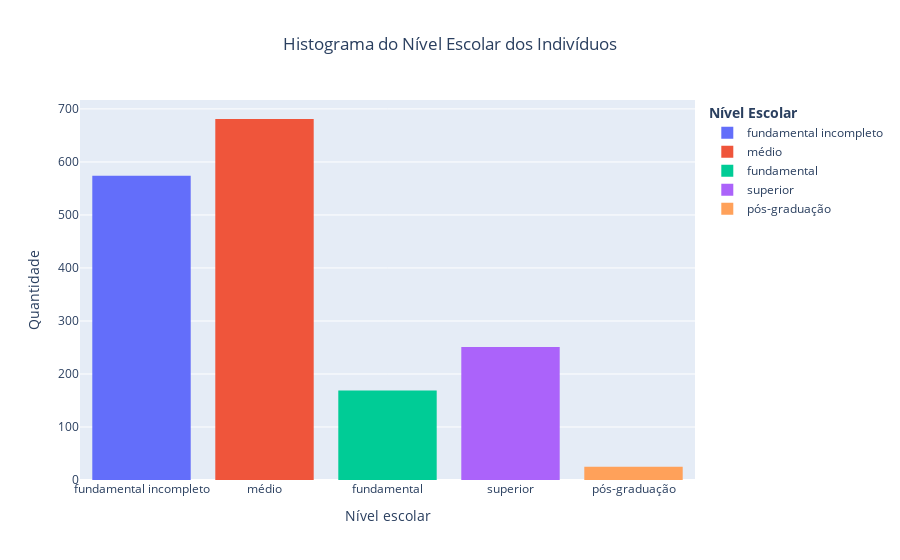

The notebook cell saved with this chart:
### Code cell
fig = px.histogram(data, x="Nível escolar",title='Histograma do Nível Escolar dos Indivíduos',
                   color="Nível escolar",
                   labels={'count':'Quantidade'})

fig.update_layout(
    legend_title="<b>Nível Escolar</b>",title_x=0.5,
    yaxis_title_text='Quantidade', # yaxis label
   
)
fig.update_traces(showlegend=True)
fig.show()

### Figure 1 — Plotly figure (JSON) as saved in the notebook; plotly's stock layout.template omitted (floating-point values rounded to 4 significant figures; data arrays with more than 128 entries replaced by an {"elided": "..."} marker saying what was removed)
{"data": [{"alignmentgroup": "True", "bingroup": "x", "hovertemplate": "Nível escolar=%{x}<br>count=%{y}<extra></extra>", "legendgroup": "fundamental incompleto", "marker": {"color": "#636efa", "pattern": {"shape": ""}}, "name": "fundamental incompleto", "offsetgroup": "fundamental incompleto", "orientation": "v", "showlegend": true, "type": "histogram", "x": {"elided": "574 str values"}, "xaxis": "x", "yaxis": "y"}, {"alignmentgroup": "True", "bingroup": "x", "hovertemplate": "Nível escolar=%{x}<br>count=%{y}<extra></extra>", "legendgroup": "médio", "marker": {"color": "#EF553B", "pattern": {"shape": ""}}, "name": "médio", "offsetgroup": "médio", "orientation": "v", "showlegend": true, "type": "histogram", "x": {"elided": "681 str values"}, "xaxis": "x", "yaxis": "y"}, {"alignmentgroup": "True", "bingroup": "x", "hovertemplate": "Nível escolar=%{x}<br>count=%{y}<extra></extra>", "legendgroup": "fundamental", "marker": {"color": "#00cc96", "pattern": {"shape": ""}}, "name": "fundamental", "offsetgroup": "fundamental", "orientation": "v", "showlegend": true, "type": "histogram", "x": {"elided": "169 str values"}, "xaxis": "x", "yaxis": "y"}, {"alignmentgroup": "True", "bingroup": "x", "hovertemplate": "Nível escolar=%{x}<br>count=%{y}<extra></extra>", "legendgroup": "superior", "marker": {"color": "#ab63fa", "pattern": {"shape": ""}}, "name": "superior", "offsetgroup": "superior", "orientation": "v", "showlegend": true, "type": "histogram", "x": {"elided": "251 str values"}, "xaxis": "x", "yaxis": "y"}, {"alignmentgroup": "True", "bingroup": "x", "hovertemplate": "Nível escolar=%{x}<br>count=%{y}<extra></extra>", "legendgroup": "pós-graduação", "marker": {"color": "#FFA15A", "pattern": {"shape": ""}}, "name": "pós-graduação", "offsetgroup": "pós-graduação", "orientation": "v", "showlegend": true, "type": "histogram", "x": ["pós-graduação", "pós-graduação", "pós-graduação", "pós-graduação", "pós-graduação", "pós-graduação", "pós-graduação", "pós-graduação", "pós-graduação", "pós-graduação", "pós-graduação", "pós-graduação", "pós-graduação", "pós-graduação", "pós-graduação", "pós-graduação", "pós-graduação", "pós-graduação", "pós-graduação", "pós-graduação", "pós-graduação", "pós-graduação", "pós-graduação", "pós-graduação", "pós-graduação"], "xaxis": "x", "yaxis": "y"}], "layout": {"barmode": "relative", "legend": {"title": {"text": "<b>Nível Escolar</b>"}, "tracegroupgap": 0}, "title": {"text": "Histograma do Nível Escolar dos Indivíduos", "x": 0.5}, "xaxis": {"anchor": "y", "categoryarray": ["fundamental incompleto", "médio", "fundamental", "superior", "pós-graduação"], "categoryorder": "array", "domain": [0, 1], "title": {"text": "Nível escolar"}}, "yaxis": {"anchor": "x", "domain": [0, 1], "title": {"text": "Quantidade"}}}}
